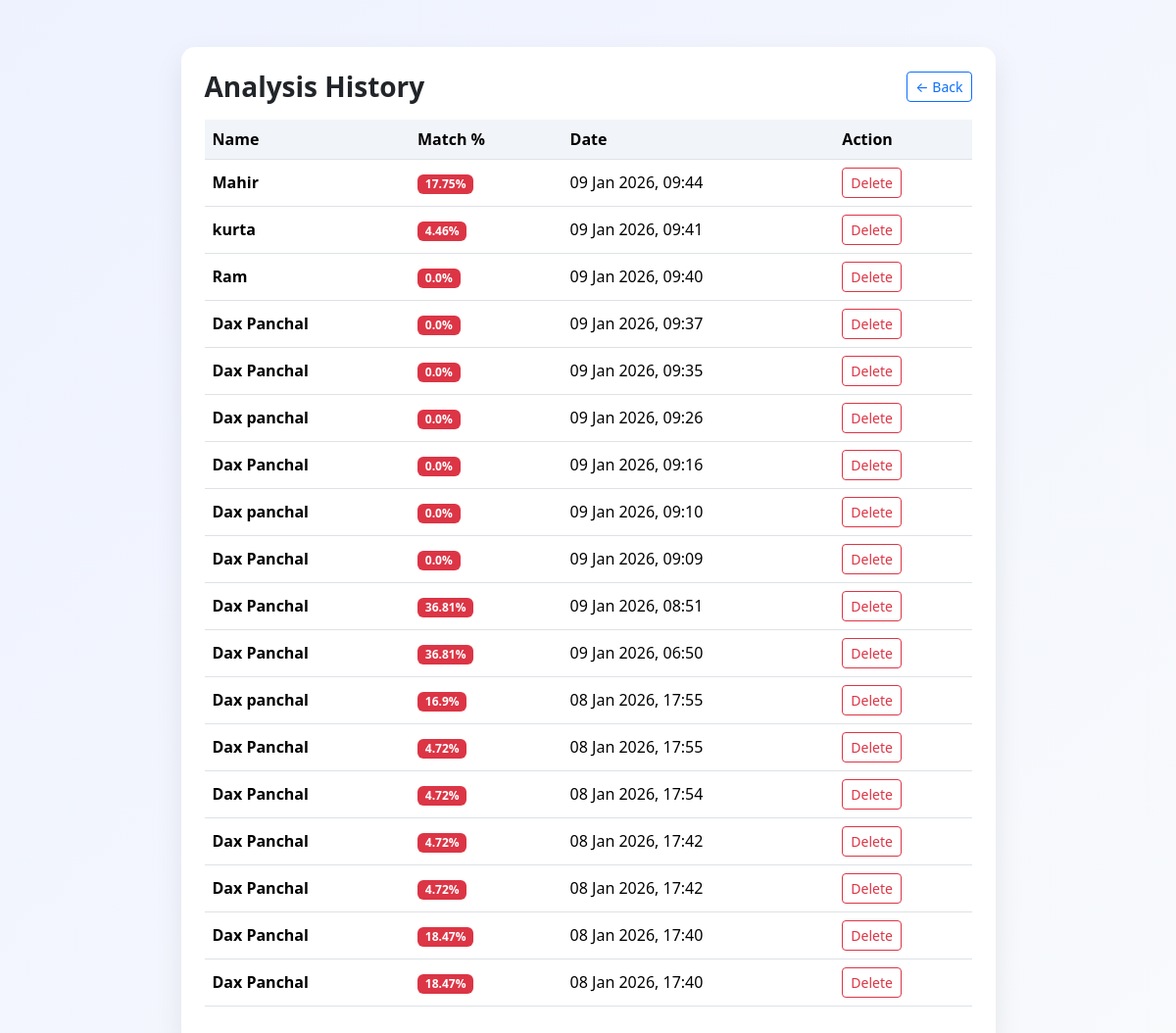
Page /history/ on the earlier database version.
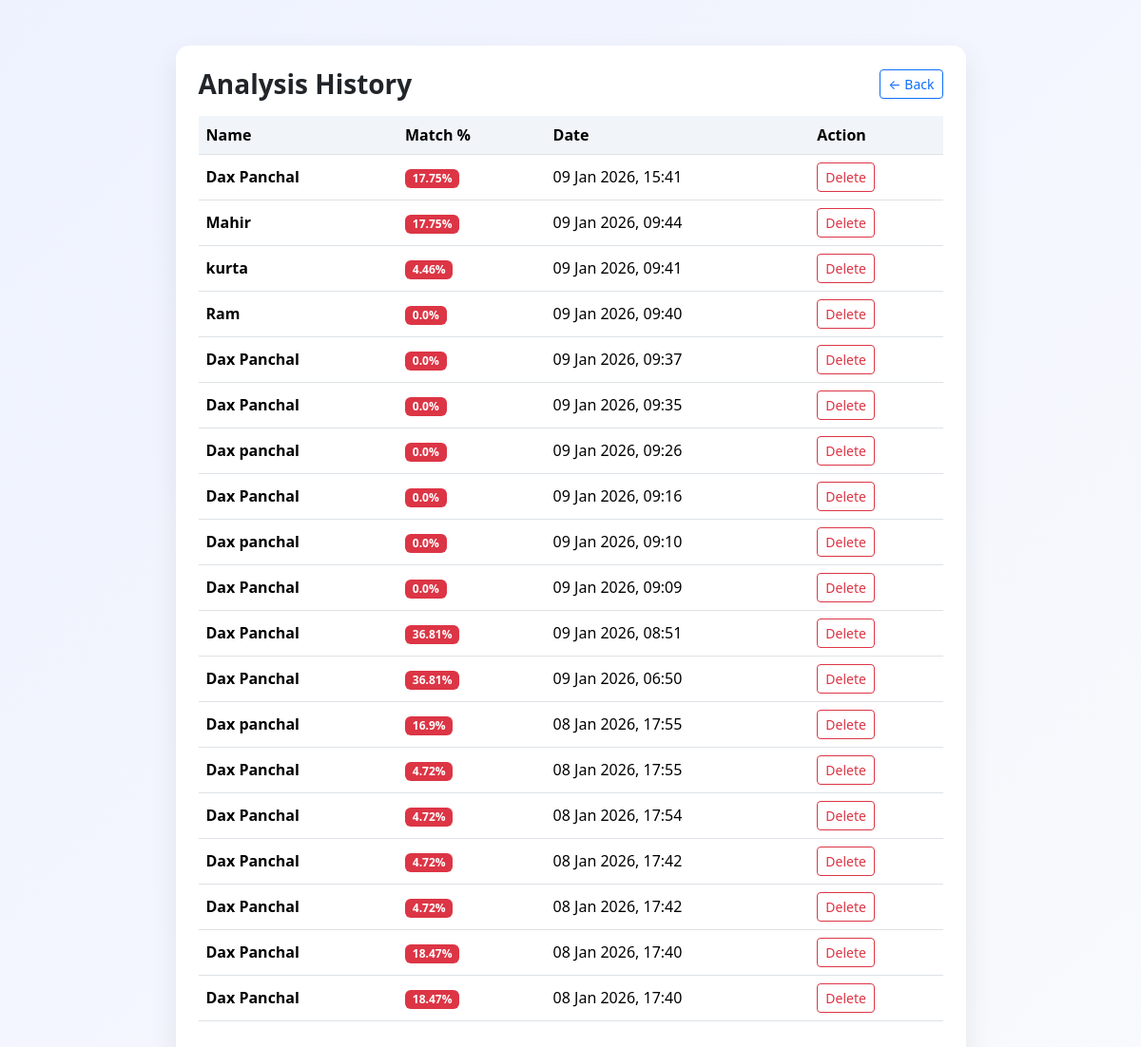
Same page on the later database version.
### analyzer/models.py (models this page shows, shortened)
class AnalysisResult(models.Model):
    resume = models.ForeignKey(Resume, on_delete=models.CASCADE)
    matched_job = models.CharField(max_length=100)
    match_percentage = models.FloatField()
    created_at = models.DateTimeField(auto_now_add=True)

class Resume(models.Model):
    name = models.CharField(max_length=100)
    resume_file = models.FileField(upload_to='resumes/')
    uploaded_at = models.DateTimeField(auto_now_add=True)

### analyzer/views.py (the view)
# urls.py: path("history/", history, name="history"),
def history(request):
    results = AnalysisResult.objects.all().order_by("-created_at")
    return render(request, "history.html", {"results": results})

### templates/history.html (shortened to what this page needs)
<!DOCTYPE html>
<html lang="en">
<head>
    <link
      href="https://cdn.jsdelivr.net/npm/bootstrap@5.3.3/dist/css/bootstrap.min.css"
      rel="stylesheet"
    >
</head>
<body>
<div class="container py-5">
    <div class="row justify-content-center">
        <div class="col-lg-9">
            <div class="card p-4">
                <div class="d-flex justify-content-between align-items-center mb-3">
                    <h3 class="fw-bold mb-0">Analysis History</h3>
                    <a href="/" class="btn btn-outline-primary btn-sm">
                        ← Back
                    </a>
                </div>
                {% if results %}
                <div class="table-responsive">
                    <table class="table table-hover align-middle">
                        <thead>
                        <tr>
                            <th>Name</th>
                            <th>Match %</th>
                            <th>Date</th>
                            <th>Action</th>
                        </tr>
                        </thead>
                        <tbody>
                        {% for r in results %}
                        <tr>
                            <td class="fw-semibold">
                                {{ r.resume.name }}
                            </td>
                            <td>
                                <span class="badge
                                    {% if r.match_percentage >= 70 %}
                                        bg-success
                                    {% elif r.match_percentage >= 40 %}
                                        bg-warning text-dark
                                    {% else %}
                                        bg-danger
                                    {% endif %}
                                ">
                                    {{ r.match_percentage }}%
                                </span>
                            </td>
                            <td>
                                {{ r.created_at|date:"d M Y, H:i" }}
                            </td>
                            <td>
                                <form method="post"
                                      action="{% url 'delete_history' r.id %}"
                                      onsubmit="return confirm('Are you sure you want to delete this record?');">
                                    <button type="submit"
                                            class="btn btn-sm btn-outline-danger">
                                        Delete
                                    </button>
                                </form>
                            </td>
                        </tr>
                        {% endfor %}
                        </tbody>
                    </table>
                </div>
                {% else %}
                <div class="alert alert-info text-center">
                    No analysis history found.
                </div>
                {% endif %}
            </div>
        </div>
    </div>
</div>
</body>
</html>

Differences in the rows shown:
added AnalysisResult: resume.name "Dax Panchal", match_percentage "17.75", created_at "09 Jan 2026, 15:41"
